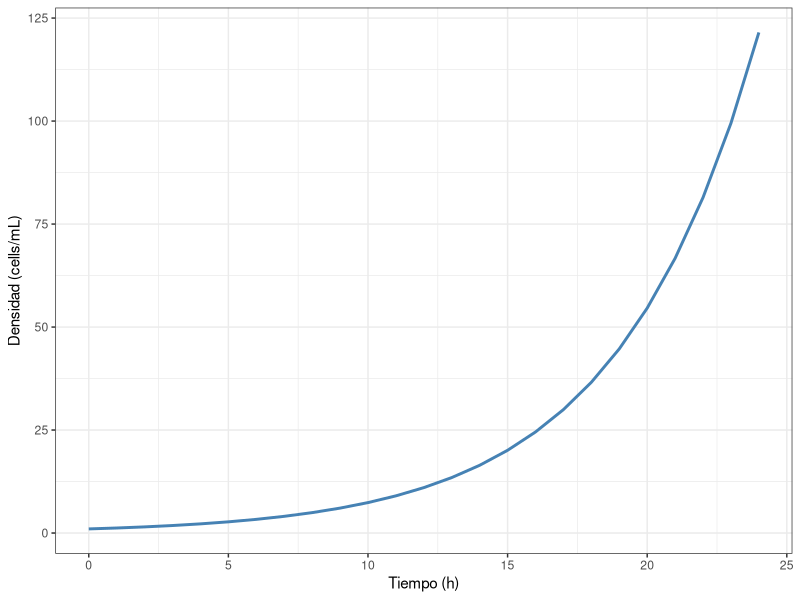
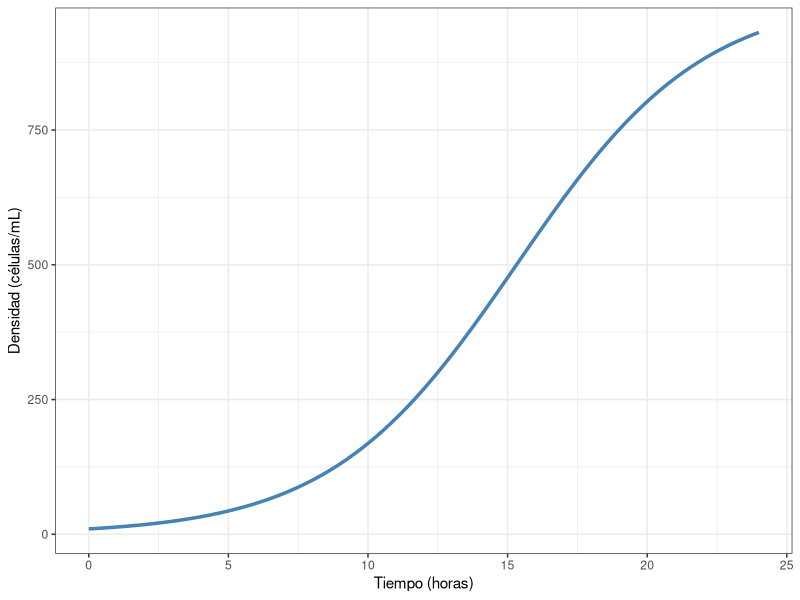

Generate these figures, in order, with R:
## ---- chunk 1
#| label: fig-crecimiento
#| fig-cap: "Crecimiento de *S. cerevisiae* en medio YPD"
#| echo: false
#| fig-width: 4
#| fig-height: 3

library(ggplot2)
data <- data.frame(tiempo = 0:24, densidad = exp(0.2 * (0:24)))
ggplot(data, aes(tiempo, densidad)) + 
  geom_line(color = "steelblue", size = 1) + 
  labs(x = "Tiempo (h)", y = "Densidad (cells/mL)") +
  theme_bw()
## ---- chunk 2
#| label: fig-logistico
#| fig-cap: "Crecimiento logístico de *Saccharomyces cerevisiae*"
#| fig-width: 5
#| fig-height: 3.5
#| echo: false

library(ggplot2)
t <- seq(0, 24, 0.1)
N <- 1000 / (1 + 99 * exp(-0.3 * t))
data <- data.frame(tiempo = t, densidad = N)

ggplot(data, aes(tiempo, densidad)) +
  geom_line(color = "steelblue", size = 1.2) +
  labs(x = "Tiempo (horas)", 
       y = "Densidad (células/mL)") +
  theme_bw()
## ---- chunk 3
#| label: tbl-parametros
#| tbl-cap: "Parámetros del modelo logístico estimados"
#| echo: false

library(knitr)
parametros <- data.frame(
  Parámetro = c("K", "r", "N₀"),
  Valor = c(987.3, 0.281, 10.2),
  `Error estándar` = c(45.2, 0.025, 1.8),
  Unidades = c("células/mL", "h⁻¹", "células/mL")
)
kable(parametros, digits = 3)
